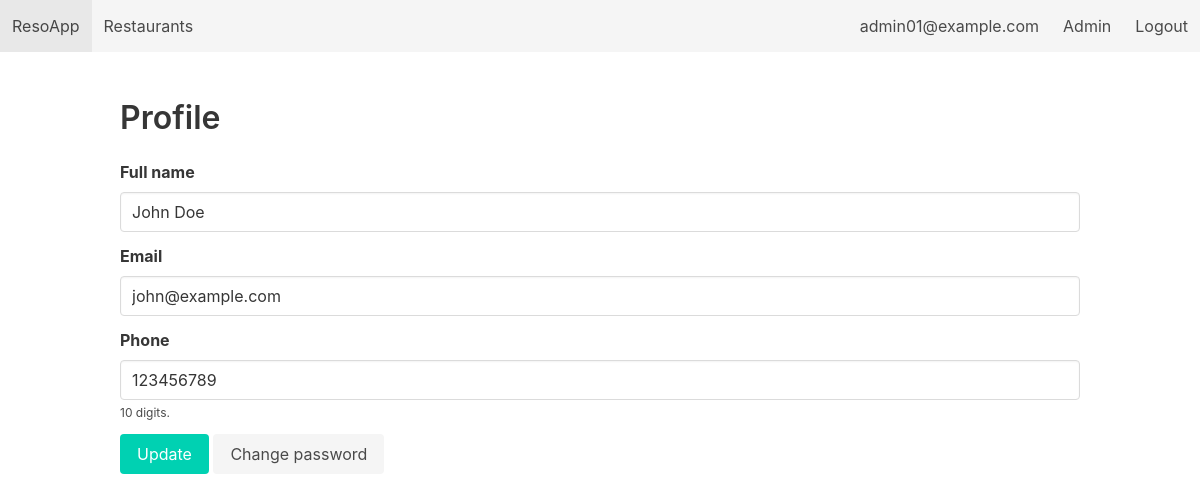
Screenshot of /profile (signed in) with the database file from the repository.
### tables this page shows
CREATE TABLE Customers (
        customer_id   INTEGER PRIMARY KEY AUTOINCREMENT,
        username      TEXT UNIQUE NOT NULL,
        password_hash TEXT NOT NULL,
        full_name     TEXT,
        email         TEXT UNIQUE NOT NULL,
        phone         TEXT,
        created_at    DATE DEFAULT (DATE('now'))
    );

### restaurant_app/app.py (the view, shortened to what this page needs)
@app.route('/profile', methods=['GET', 'POST'])
@login_required(role='customer')
def profile():
    db = get_db()
    uid = session['user']
    cur = db.execute("SELECT * FROM Customers WHERE customer_id = ?;", (uid,))
    user = cur.fetchone()
    return render_template('profile.html', user=user)

### restaurant_app/app.py (called while the page is built)
def get_db():
    if 'db' not in g:
        g.db = sqlite3.connect(DB_PATH, detect_types=sqlite3.PARSE_DECLTYPES)
        g.db.row_factory = sqlite3.Row
        g.db.execute("PRAGMA foreign_keys = ON;")
    return g.db

def login_required(role=None):
    def decorator(f):
        @wraps(f)
        def wrapper(*args, **kwargs):
            if 'user' not in session:
                flash("Please log in first.", "warning")
                return redirect(url_for('login'))
            if role == 'admin' and session.get('role') != 'admin':
                flash("Admin area. Access denied.", "danger")
                return redirect(url_for('index'))
            return f(*args, **kwargs)
        return wrapper
    return decorator

### restaurant_app/templates/profile.html
{% extends "base.html" %} {% block content %}
<h2 class="title">Profile</h2>
<form method="post">
  <div class="field">
    <label class="label">Full name</label>
    <div class="control">
      <input class="input" name="full_name" value="{{ user['full_name'] }}" />
    </div>
  </div>
  <div class="field">
    <label class="label">Email</label>
    <div class="control">
      <input
        class="input"
        type="email"
        name="email"
        value="{{ user['email'] }}"
        required
      />
    </div>
  </div>
  <div class="field">
    <label class="label">Phone</label>
    <div class="control">
      <input
        class="input"
        type="tel"
        name="phone"
        value="{{ user['phone'] }}"
        pattern="[0-9]{10}"
        title="Phone number must be 10 digits."
      />
    </div>
    <p class="help">10 digits.</p>
  </div>
  <div class="control">
    <button class="button is-primary">Update</button>
    <a class="button is-light" href="{{ url_for('change_password') }}"
      >Change password</a
    >
  </div>
</form>
{% endblock %}

### rows the page displays
Customers: full_name "John Doe", email "john@example.com", phone "123456789"

### other values shown
{{ session.get('name') }} "admin01@example.com"
